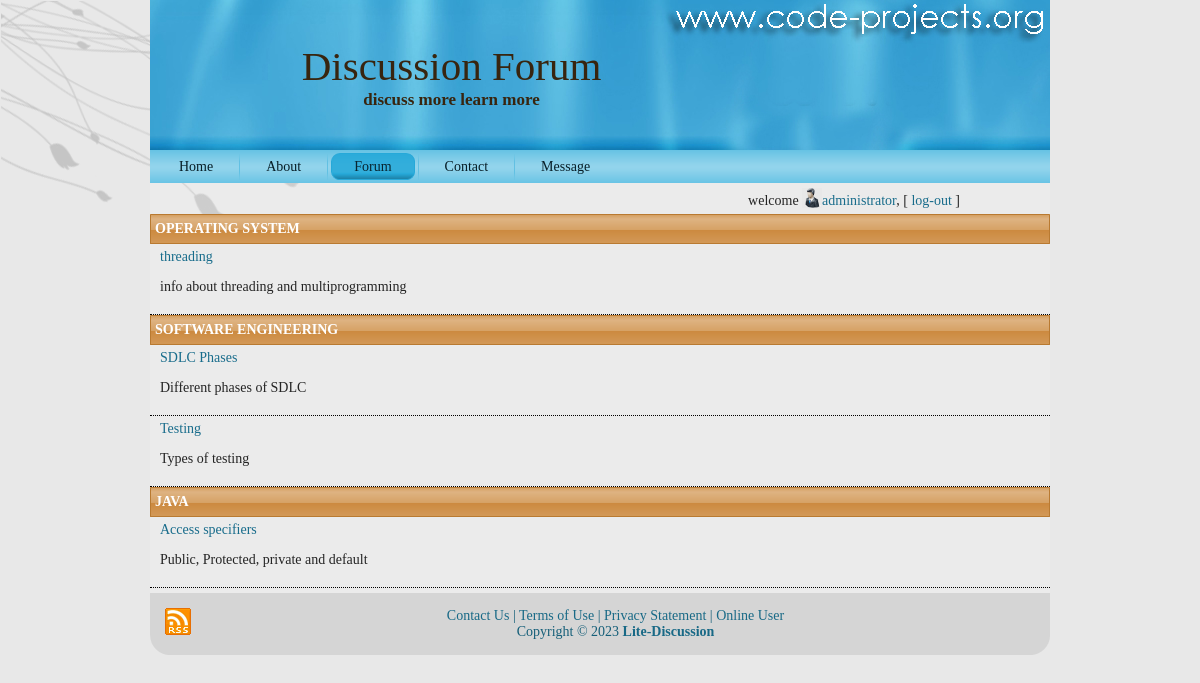
The page /forum.php (signed in) on the database its author committed.
### tables this page shows
CREATE TABLE `topic` (
  `topic_id` int(11) NOT NULL,
  `topic_name` varchar(50) NOT NULL,
  `topic_type` varchar(50) NOT NULL
);

CREATE TABLE `subtopic` (
  `subtopic_id` int(11) NOT NULL,
  `subtopic_name` varchar(50) NOT NULL,
  `subtopic_description` varchar(500) NOT NULL,
  `s_status` varchar(20) NOT NULL,
  `topic_id` int(11) NOT NULL
);

### forum.php (the view, shortened to what this page needs)
<?php
require("header.php");
require("checkUser.php");
?>
<?php
$servername = "localhost";
$username = "root";
$password = "";
$database = "tech_forum";
$conn = new mysqli($servername, $username, $password, $database);
$topic_query = "SELECT * FROM topic";
$topic_result = $conn->query($topic_query);
while ($r1 = $topic_result->fetch_assoc()) {
    echo "<div class='heading'>" . $r1['topic_name'] . "</div>";
    $subtopic_query = "SELECT * FROM subtopic WHERE topic_id=" . $r1['topic_id'];
    $subtopic_result = $conn->query($subtopic_query);
    while ($r2 = $subtopic_result->fetch_assoc()) {
        echo "<div class='box'>";
        echo "<div class='sub-heading'>
                <a href='questions.php?id=" . $r2['subtopic_id'] . "'>" . $r2['subtopic_name'] . "</a>
            </div>";
        echo "<p>" . $r2['subtopic_description'] . "</p>";
        echo "</div>";
    }
}
?>
<?php require("footer.php"); ?>

### res/style.css (style rules this page uses)
.heading { color:#ffffff; font-weight: bold; padding: 5px; line-height:20px; text-transform:uppercase; background-image: url('images/BlockHeader.png'); }
.sub-heading { color:rgb(20, 20, 75); }
.box { border-bottom: 1px dotted black; padding: 5px 10px 5px 10px; }
.sub-heading a { color:rgb(22, 22, 86); text-decoration: none; }
body { margin: 0 auto; padding: 0; background-color: #E8E8E8; }
body { font-family: Georgia, "Times New Roman", Times, Serif; font-size: 14px; color: #242424; }
a { font-family: Georgia, "Times New Roman", Times, Serif; text-decoration: none; color: #186C8B; }
a:link { font-family: Georgia, "Times New Roman", Times, Serif; text-decoration: none; color: #186C8B; }

### rows shown on the page
topic: topic_name "OPERATING SYSTEM"
subtopic: subtopic_name "threading", subtopic_description "info about threading and multiprogramming"
topic: topic_name "SOFTWARE ENGINEERING"
subtopic: subtopic_name "SDLC Phases", subtopic_description "Different phases of SDLC"
subtopic: subtopic_name "Testing", subtopic_description "Types of testing"
topic: topic_name "JAVA"
subtopic: subtopic_name "Access specifiers", subtopic_description "Public, Protected, private and default"

### other values the page prints
$_SESSION["fn"] "administrator"
